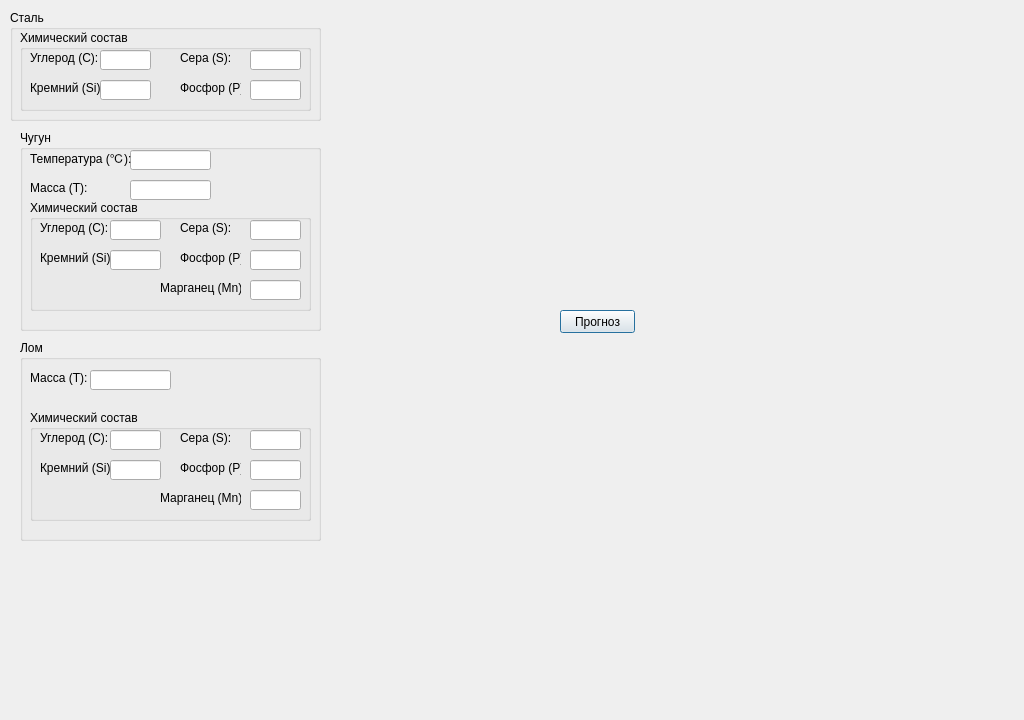
<?xml version="1.0" encoding="UTF-8"?>
<ui version="4.0">
 <class>Dialog</class>
 <widget class="QDialog" name="Dialog">
  <property name="windowModality">
   <enum>Qt::WindowModal</enum>
  </property>
  <property name="geometry">
   <rect>
    <x>0</x>
    <y>0</y>
    <width>1024</width>
    <height>720</height>
   </rect>
  </property>
  <property name="windowTitle">
   <string>Dialog</string>
  </property>
  <property name="modal">
   <bool>true</bool>
  </property>
  <widget class="QGroupBox" name="groupBox">
   <property name="geometry">
    <rect>
     <x>10</x>
     <y>10</y>
     <width>311</width>
     <height>111</height>
    </rect>
   </property>
   <property name="title">
    <string>Сталь</string>
   </property>
   <widget class="QGroupBox" name="groupBox_4">
    <property name="geometry">
     <rect>
      <x>10</x>
      <y>20</y>
      <width>291</width>
      <height>81</height>
     </rect>
    </property>
    <property name="title">
     <string>Химический состав</string>
    </property>
    <widget class="QLabel" name="label">
     <property name="geometry">
      <rect>
       <x>10</x>
       <y>20</y>
       <width>71</width>
       <height>16</height>
      </rect>
     </property>
     <property name="text">
      <string>Углерод (C):</string>
     </property>
    </widget>
    <widget class="QLabel" name="label_2">
     <property name="geometry">
      <rect>
       <x>10</x>
       <y>50</y>
       <width>71</width>
       <height>16</height>
      </rect>
     </property>
     <property name="text">
      <string>Кремний (Si):</string>
     </property>
    </widget>
    <widget class="QLabel" name="label_3">
     <property name="geometry">
      <rect>
       <x>160</x>
       <y>20</y>
       <width>51</width>
       <height>16</height>
      </rect>
     </property>
     <property name="text">
      <string>Сера (S):</string>
     </property>
    </widget>
    <widget class="QLabel" name="label_4">
     <property name="geometry">
      <rect>
       <x>160</x>
       <y>50</y>
       <width>61</width>
       <height>16</height>
      </rect>
     </property>
     <property name="text">
      <string>Фосфор (P):</string>
     </property>
    </widget>
    <widget class="QLineEdit" name="steelCarbon">
     <property name="geometry">
      <rect>
       <x>80</x>
       <y>20</y>
       <width>51</width>
       <height>20</height>
      </rect>
     </property>
    </widget>
    <widget class="QLineEdit" name="steelSilicon">
     <property name="geometry">
      <rect>
       <x>80</x>
       <y>50</y>
       <width>51</width>
       <height>20</height>
      </rect>
     </property>
    </widget>
    <widget class="QLineEdit" name="steelSerum">
     <property name="geometry">
      <rect>
       <x>230</x>
       <y>20</y>
       <width>51</width>
       <height>20</height>
      </rect>
     </property>
    </widget>
    <widget class="QLineEdit" name="steelPhosphor">
     <property name="geometry">
      <rect>
       <x>230</x>
       <y>50</y>
       <width>51</width>
       <height>20</height>
      </rect>
     </property>
    </widget>
   </widget>
  </widget>
  <widget class="QGroupBox" name="groupBox_3">
   <property name="geometry">
    <rect>
     <x>20</x>
     <y>340</y>
     <width>301</width>
     <height>201</height>
    </rect>
   </property>
   <property name="title">
    <string>Лом</string>
   </property>
   <widget class="QLabel" name="label_11">
    <property name="geometry">
     <rect>
      <x>10</x>
      <y>30</y>
      <width>101</width>
      <height>16</height>
     </rect>
    </property>
    <property name="text">
     <string>Масса (Т):</string>
    </property>
   </widget>
   <widget class="QLineEdit" name="scrapWeight">
    <property name="geometry">
     <rect>
      <x>70</x>
      <y>30</y>
      <width>81</width>
      <height>20</height>
     </rect>
    </property>
    <property name="text">
     <string/>
    </property>
   </widget>
   <widget class="QGroupBox" name="groupBox_7">
    <property name="geometry">
     <rect>
      <x>10</x>
      <y>70</y>
      <width>281</width>
      <height>111</height>
     </rect>
    </property>
    <property name="title">
     <string>Химический состав</string>
    </property>
    <widget class="QLabel" name="label_12">
     <property name="geometry">
      <rect>
       <x>10</x>
       <y>20</y>
       <width>71</width>
       <height>16</height>
      </rect>
     </property>
     <property name="text">
      <string>Углерод (C):</string>
     </property>
    </widget>
    <widget class="QLabel" name="label_13">
     <property name="geometry">
      <rect>
       <x>10</x>
       <y>50</y>
       <width>71</width>
       <height>16</height>
      </rect>
     </property>
     <property name="text">
      <string>Кремний (Si):</string>
     </property>
    </widget>
    <widget class="QLabel" name="label_14">
     <property name="geometry">
      <rect>
       <x>150</x>
       <y>20</y>
       <width>51</width>
       <height>16</height>
      </rect>
     </property>
     <property name="text">
      <string>Сера (S):</string>
     </property>
    </widget>
    <widget class="QLabel" name="label_15">
     <property name="geometry">
      <rect>
       <x>150</x>
       <y>50</y>
       <width>61</width>
       <height>16</height>
      </rect>
     </property>
     <property name="text">
      <string>Фосфор (P):</string>
     </property>
    </widget>
    <widget class="QLineEdit" name="scrapCarbon">
     <property name="geometry">
      <rect>
       <x>80</x>
       <y>20</y>
       <width>51</width>
       <height>20</height>
      </rect>
     </property>
    </widget>
    <widget class="QLineEdit" name="scrapSilicon">
     <property name="geometry">
      <rect>
       <x>80</x>
       <y>50</y>
       <width>51</width>
       <height>20</height>
      </rect>
     </property>
    </widget>
    <widget class="QLineEdit" name="scrapSerum">
     <property name="geometry">
      <rect>
       <x>220</x>
       <y>20</y>
       <width>51</width>
       <height>20</height>
      </rect>
     </property>
    </widget>
    <widget class="QLineEdit" name="scrapPhosphor">
     <property name="geometry">
      <rect>
       <x>220</x>
       <y>50</y>
       <width>51</width>
       <height>20</height>
      </rect>
     </property>
    </widget>
    <widget class="QLabel" name="label_25">
     <property name="geometry">
      <rect>
       <x>130</x>
       <y>80</y>
       <width>81</width>
       <height>16</height>
      </rect>
     </property>
     <property name="text">
      <string>Марганец (Mn):</string>
     </property>
    </widget>
    <widget class="QLineEdit" name="scrapManganese">
     <property name="enabled">
      <bool>true</bool>
     </property>
     <property name="geometry">
      <rect>
       <x>220</x>
       <y>80</y>
       <width>51</width>
       <height>20</height>
      </rect>
     </property>
     <property name="text">
      <string/>
     </property>
    </widget>
   </widget>
  </widget>
  <widget class="QGroupBox" name="groupBox_2">
   <property name="geometry">
    <rect>
     <x>20</x>
     <y>130</y>
     <width>301</width>
     <height>201</height>
    </rect>
   </property>
   <property name="title">
    <string>Чугун</string>
   </property>
   <widget class="QLineEdit" name="castTemperature">
    <property name="geometry">
     <rect>
      <x>110</x>
      <y>20</y>
      <width>81</width>
      <height>20</height>
     </rect>
    </property>
    <property name="text">
     <string/>
    </property>
   </widget>
   <widget class="QLabel" name="label_5">
    <property name="geometry">
     <rect>
      <x>10</x>
      <y>20</y>
      <width>101</width>
      <height>16</height>
     </rect>
    </property>
    <property name="text">
     <string>Температура (℃):</string>
    </property>
   </widget>
   <widget class="QLabel" name="label_6">
    <property name="geometry">
     <rect>
      <x>10</x>
      <y>50</y>
      <width>101</width>
      <height>16</height>
     </rect>
    </property>
    <property name="text">
     <string>Масса (Т):</string>
    </property>
   </widget>
   <widget class="QLineEdit" name="castWeight">
    <property name="geometry">
     <rect>
      <x>110</x>
      <y>50</y>
      <width>81</width>
      <height>20</height>
     </rect>
    </property>
    <property name="text">
     <string/>
    </property>
   </widget>
   <widget class="QGroupBox" name="groupBox_6">
    <property name="geometry">
     <rect>
      <x>10</x>
      <y>70</y>
      <width>281</width>
      <height>111</height>
     </rect>
    </property>
    <property name="title">
     <string>Химический состав</string>
    </property>
    <widget class="QLabel" name="label_7">
     <property name="geometry">
      <rect>
       <x>10</x>
       <y>20</y>
       <width>71</width>
       <height>16</height>
      </rect>
     </property>
     <property name="text">
      <string>Углерод (C):</string>
     </property>
    </widget>
    <widget class="QLabel" name="label_8">
     <property name="geometry">
      <rect>
       <x>10</x>
       <y>50</y>
       <width>71</width>
       <height>16</height>
      </rect>
     </property>
     <property name="text">
      <string>Кремний (Si):</string>
     </property>
    </widget>
    <widget class="QLabel" name="label_9">
     <property name="geometry">
      <rect>
       <x>150</x>
       <y>20</y>
       <width>51</width>
       <height>16</height>
      </rect>
     </property>
     <property name="text">
      <string>Сера (S):</string>
     </property>
    </widget>
    <widget class="QLabel" name="label_10">
     <property name="geometry">
      <rect>
       <x>150</x>
       <y>50</y>
       <width>61</width>
       <height>16</height>
      </rect>
     </property>
     <property name="text">
      <string>Фосфор (P):</string>
     </property>
    </widget>
    <widget class="QLineEdit" name="castCarbon">
     <property name="geometry">
      <rect>
       <x>80</x>
       <y>20</y>
       <width>51</width>
       <height>20</height>
      </rect>
     </property>
    </widget>
    <widget class="QLineEdit" name="castSilicon">
     <property name="geometry">
      <rect>
       <x>80</x>
       <y>50</y>
       <width>51</width>
       <height>20</height>
      </rect>
     </property>
    </widget>
    <widget class="QLineEdit" name="castSerum">
     <property name="geometry">
      <rect>
       <x>220</x>
       <y>20</y>
       <width>51</width>
       <height>20</height>
      </rect>
     </property>
    </widget>
    <widget class="QLineEdit" name="castPhosphor">
     <property name="geometry">
      <rect>
       <x>220</x>
       <y>50</y>
       <width>51</width>
       <height>20</height>
      </rect>
     </property>
    </widget>
    <widget class="QLineEdit" name="castManganese">
     <property name="enabled">
      <bool>true</bool>
     </property>
     <property name="geometry">
      <rect>
       <x>220</x>
       <y>80</y>
       <width>51</width>
       <height>20</height>
      </rect>
     </property>
     <property name="text">
      <string/>
     </property>
    </widget>
    <widget class="QLabel" name="label_24">
     <property name="geometry">
      <rect>
       <x>130</x>
       <y>80</y>
       <width>81</width>
       <height>16</height>
      </rect>
     </property>
     <property name="text">
      <string>Марганец (Mn):</string>
     </property>
    </widget>
   </widget>
  </widget>
  <widget class="QPushButton" name="forecast">
   <property name="geometry">
    <rect>
     <x>560</x>
     <y>310</y>
     <width>75</width>
     <height>23</height>
    </rect>
   </property>
   <property name="text">
    <string>Прогноз</string>
   </property>
  </widget>
 </widget>
 <resources/>
 <connections/>
</ui>
